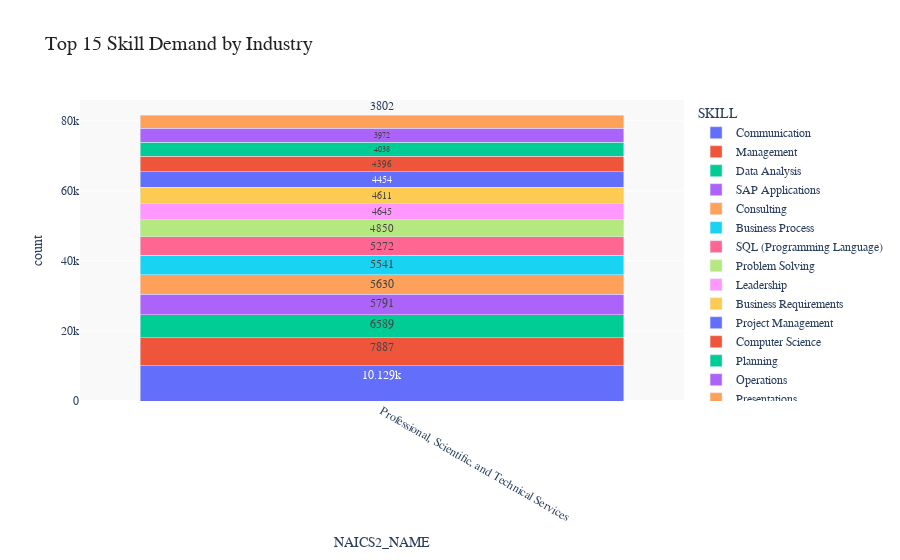

The cell this chart's notebook holds for it:
### Markdown cell above
# Skill Demand Analysis by Industry (Stacked Bar Chart)
- Identify which skills are most in demand in various industries.
- **Aggregate Data**
  - Extract **skills** from job postings.
  - Count occurrences of skills grouped by **NAICS industry codes**.
- **Visualize results**
  - Create a **stacked bar chart** where:
    - **X-axis** = `Industry`
    - **Y-axis** = `Skill Count`
    - **Color** = `Skill`
  - Apply custom colors and font styles.
- **Explanation:** Write two sentences about what the graph reveals.

### Code cell
# Your code for 6th question here
from pyspark.sql.functions import explode, from_json
from pyspark.sql.types import ArrayType, StringType

# 解析 JSON 列为数组
df_parsed = df.withColumn("SKILLS_ARRAY", from_json("SKILLS_NAME", ArrayType(StringType())))

# 展开技能列
df_skills = df_parsed.select("NAICS2_NAME", explode("SKILLS_ARRAY").alias("SKILL"))

# 统计各技能在各行业出现的次数
df_skill_counts = df_skills.groupBy("NAICS2_NAME", "SKILL").count()

# 取 TOP 15 技能（按出现频次）
df_top_skills = df_skill_counts.orderBy("count", ascending=False).limit(15)

# 转为 Pandas
pdf_skills = df_top_skills.toPandas()

# 可视化
import plotly.express as px

fig = px.bar(
    pdf_skills,
    x="NAICS2_NAME",
    y="count",
    color="SKILL",
    title="Top 15 Skill Demand by Industry",
    text_auto=True
)

fig.update_layout(
    barmode="stack",
    font_family="Verdana",
    font_size=12,
    title_font=dict(size=20, family="Georgia", color="#222222"),
    plot_bgcolor="#F9F9F9",
    paper_bgcolor="#FFFFFF",
    xaxis_tickangle=30
)

fig.show()

### Figure 1 — Plotly figure (JSON) as saved in the notebook; plotly's stock layout.template omitted (floating-point values rounded to 4 significant figures)
{"data": [{"hovertemplate": "SKILL=Communication<br>NAICS2_NAME=%{x}<br>count=%{y}<extra></extra>", "legendgroup": "Communication", "marker": {"color": "#636efa", "pattern": {"shape": ""}}, "name": "Communication", "orientation": "v", "showlegend": true, "textposition": "auto", "texttemplate": "%{y}", "type": "bar", "x": ["Professional, Scientific, and Technical Services"], "xaxis": "x", "y": [10129], "yaxis": "y"}, {"hovertemplate": "SKILL=Management<br>NAICS2_NAME=%{x}<br>count=%{y}<extra></extra>", "legendgroup": "Management", "marker": {"color": "#EF553B", "pattern": {"shape": ""}}, "name": "Management", "orientation": "v", "showlegend": true, "textposition": "auto", "texttemplate": "%{y}", "type": "bar", "x": ["Professional, Scientific, and Technical Services"], "xaxis": "x", "y": [7887], "yaxis": "y"}, {"hovertemplate": "SKILL=Data Analysis<br>NAICS2_NAME=%{x}<br>count=%{y}<extra></extra>", "legendgroup": "Data Analysis", "marker": {"color": "#00cc96", "pattern": {"shape": ""}}, "name": "Data Analysis", "orientation": "v", "showlegend": true, "textposition": "auto", "texttemplate": "%{y}", "type": "bar", "x": ["Professional, Scientific, and Technical Services"], "xaxis": "x", "y": [6589], "yaxis": "y"}, {"hovertemplate": "SKILL=SAP Applications<br>NAICS2_NAME=%{x}<br>count=%{y}<extra></extra>", "legendgroup": "SAP Applications", "marker": {"color": "#ab63fa", "pattern": {"shape": ""}}, "name": "SAP Applications", "orientation": "v", "showlegend": true, "textposition": "auto", "texttemplate": "%{y}", "type": "bar", "x": ["Professional, Scientific, and Technical Services"], "xaxis": "x", "y": [5791], "yaxis": "y"}, {"hovertemplate": "SKILL=Consulting<br>NAICS2_NAME=%{x}<br>count=%{y}<extra></extra>", "legendgroup": "Consulting", "marker": {"color": "#FFA15A", "pattern": {"shape": ""}}, "name": "Consulting", "orientation": "v", "showlegend": true, "textposition": "auto", "texttemplate": "%{y}", "type": "bar", "x": ["Professional, Scientific, and Technical Services"], "xaxis": "x", "y": [5630], "yaxis": "y"}, {"hovertemplate": "SKILL=Business Process<br>NAICS2_NAME=%{x}<br>count=%{y}<extra></extra>", "legendgroup": "Business Process", "marker": {"color": "#19d3f3", "pattern": {"shape": ""}}, "name": "Business Process", "orientation": "v", "showlegend": true, "textposition": "auto", "texttemplate": "%{y}", "type": "bar", "x": ["Professional, Scientific, and Technical Services"], "xaxis": "x", "y": [5541], "yaxis": "y"}, {"hovertemplate": "SKILL=SQL (Programming Language)<br>NAICS2_NAME=%{x}<br>count=%{y}<extra></extra>", "legendgroup": "SQL (Programming Language)", "marker": {"color": "#FF6692", "pattern": {"shape": ""}}, "name": "SQL (Programming Language)", "orientation": "v", "showlegend": true, "textposition": "auto", "texttemplate": "%{y}", "type": "bar", "x": ["Professional, Scientific, and Technical Services"], "xaxis": "x", "y": [5272], "yaxis": "y"}, {"hovertemplate": "SKILL=Problem Solving<br>NAICS2_NAME=%{x}<br>count=%{y}<extra></extra>", "legendgroup": "Problem Solving", "marker": {"color": "#B6E880", "pattern": {"shape": ""}}, "name": "Problem Solving", "orientation": "v", "showlegend": true, "textposition": "auto", "texttemplate": "%{y}", "type": "bar", "x": ["Professional, Scientific, and Technical Services"], "xaxis": "x", "y": [4850], "yaxis": "y"}, {"hovertemplate": "SKILL=Leadership<br>NAICS2_NAME=%{x}<br>count=%{y}<extra></extra>", "legendgroup": "Leadership", "marker": {"color": "#FF97FF", "pattern": {"shape": ""}}, "name": "Leadership", "orientation": "v", "showlegend": true, "textposition": "auto", "texttemplate": "%{y}", "type": "bar", "x": ["Professional, Scientific, and Technical Services"], "xaxis": "x", "y": [4645], "yaxis": "y"}, {"hovertemplate": "SKILL=Business Requirements<br>NAICS2_NAME=%{x}<br>count=%{y}<extra></extra>", "legendgroup": "Business Requirements", "marker": {"color": "#FECB52", "pattern": {"shape": ""}}, "name": "Business Requirements", "orientation": "v", "showlegend": true, "textposition": "auto", "texttemplate": "%{y}", "type": "bar", "x": ["Professional, Scientific, and Technical Services"], "xaxis": "x", "y": [4611], "yaxis": "y"}, {"hovertemplate": "SKILL=Project Management<br>NAICS2_NAME=%{x}<br>count=%{y}<extra></extra>", "legendgroup": "Project Management", "marker": {"color": "#636efa", "pattern": {"shape": ""}}, "name": "Project Management", "orientation": "v", "showlegend": true, "textposition": "auto", "texttemplate": "%{y}", "type": "bar", "x": ["Professional, Scientific, and Technical Services"], "xaxis": "x", "y": [4454], "yaxis": "y"}, {"hovertemplate": "SKILL=Computer Science<br>NAICS2_NAME=%{x}<br>count=%{y}<extra></extra>", "legendgroup": "Computer Science", "marker": {"color": "#EF553B", "pattern": {"shape": ""}}, "name": "Computer Science", "orientation": "v", "showlegend": true, "textposition": "auto", "texttemplate": "%{y}", "type": "bar", "x": ["Professional, Scientific, and Technical Services"], "xaxis": "x", "y": [4396], "yaxis": "y"}, {"hovertemplate": "SKILL=Planning<br>NAICS2_NAME=%{x}<br>count=%{y}<extra></extra>", "legendgroup": "Planning", "marker": {"color": "#00cc96", "pattern": {"shape": ""}}, "name": "Planning", "orientation": "v", "showlegend": true, "textposition": "auto", "texttemplate": "%{y}", "type": "bar", "x": ["Professional, Scientific, and Technical Services"], "xaxis": "x", "y": [4038], "yaxis": "y"}, {"hovertemplate": "SKILL=Operations<br>NAICS2_NAME=%{x}<br>count=%{y}<extra></extra>", "legendgroup": "Operations", "marker": {"color": "#ab63fa", "pattern": {"shape": ""}}, "name": "Operations", "orientation": "v", "showlegend": true, "textposition": "auto", "texttemplate": "%{y}", "type": "bar", "x": ["Professional, Scientific, and Technical Services"], "xaxis": "x", "y": [3972], "yaxis": "y"}, {"hovertemplate": "SKILL=Presentations<br>NAICS2_NAME=%{x}<br>count=%{y}<extra></extra>", "legendgroup": "Presentations", "marker": {"color": "#FFA15A", "pattern": {"shape": ""}}, "name": "Presentations", "orientation": "v", "showlegend": true, "textposition": "auto", "texttemplate": "%{y}", "type": "bar", "x": ["Professional, Scientific, and Technical Services"], "xaxis": "x", "y": [3802], "yaxis": "y"}], "layout": {"barmode": "stack", "font": {"family": "Verdana", "size": 12}, "legend": {"title": {"text": "SKILL"}, "tracegroupgap": 0}, "paper_bgcolor": "#FFFFFF", "plot_bgcolor": "#F9F9F9", "title": {"font": {"color": "#222222", "family": "Georgia", "size": 20}, "text": "Top 15 Skill Demand by Industry"}, "xaxis": {"anchor": "y", "domain": [0, 1], "tickangle": 30, "title": {"text": "NAICS2_NAME"}}, "yaxis": {"anchor": "x", "domain": [0, 1], "title": {"text": "count"}}}}
